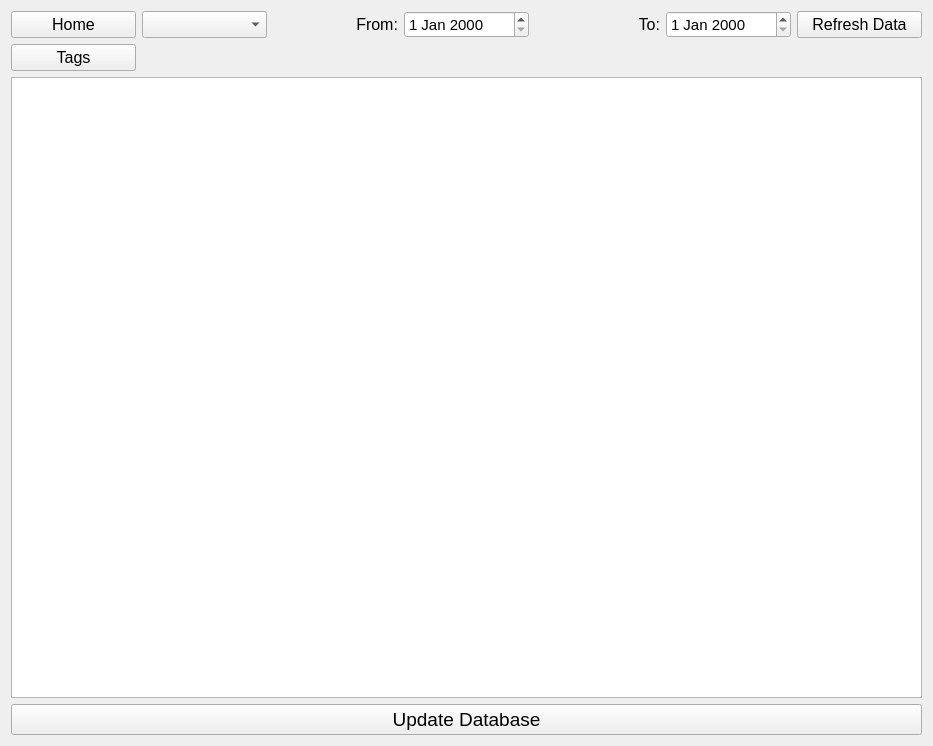
<?xml version="1.0" encoding="UTF-8"?>
<ui version="4.0">
 <class>Form</class>
 <widget class="QWidget" name="Form">
  <property name="geometry">
   <rect>
    <x>0</x>
    <y>0</y>
    <width>933</width>
    <height>746</height>
   </rect>
  </property>
  <property name="windowTitle">
   <string>Form</string>
  </property>
  <layout class="QHBoxLayout" name="horizontalLayout">
   <item>
    <layout class="QGridLayout" name="gridLayout">
     <item row="0" column="4">
      <widget class="QLabel" name="label_To">
       <property name="font">
        <font>
         <family>Arial</family>
         <pointsize>12</pointsize>
        </font>
       </property>
       <property name="text">
        <string>To:</string>
       </property>
       <property name="alignment">
        <set>Qt::AlignRight|Qt::AlignTrailing|Qt::AlignVCenter</set>
       </property>
      </widget>
     </item>
     <item row="3" column="0" colspan="7">
      <widget class="QPushButton" name="pushButton_UpdateDatabase">
       <property name="font">
        <font>
         <family>Arial</family>
         <pointsize>14</pointsize>
        </font>
       </property>
       <property name="text">
        <string>Update Database</string>
       </property>
      </widget>
     </item>
     <item row="0" column="5">
      <widget class="QDateEdit" name="dateEdit_To">
       <property name="font">
        <font>
         <family>Arial</family>
         <pointsize>11</pointsize>
        </font>
       </property>
      </widget>
     </item>
     <item row="0" column="3">
      <widget class="QDateEdit" name="dateEdit_From">
       <property name="font">
        <font>
         <family>Arial</family>
         <pointsize>11</pointsize>
        </font>
       </property>
      </widget>
     </item>
     <item row="2" column="0" colspan="7">
      <widget class="QTableWidget" name="tableWidget_Expenses">
       <property name="font">
        <font>
         <family>Arial</family>
        </font>
       </property>
      </widget>
     </item>
     <item row="0" column="6">
      <widget class="QPushButton" name="pushButton_RefreshData">
       <property name="font">
        <font>
         <family>Arial</family>
         <pointsize>12</pointsize>
        </font>
       </property>
       <property name="text">
        <string>Refresh Data</string>
       </property>
      </widget>
     </item>
     <item row="0" column="1">
      <widget class="QComboBox" name="comboBox_Filter">
       <property name="font">
        <font>
         <family>Arial</family>
         <pointsize>12</pointsize>
        </font>
       </property>
      </widget>
     </item>
     <item row="0" column="0">
      <widget class="QPushButton" name="pushButton_Home">
       <property name="font">
        <font>
         <family>Arial</family>
         <pointsize>12</pointsize>
        </font>
       </property>
       <property name="text">
        <string>Home</string>
       </property>
      </widget>
     </item>
     <item row="0" column="2">
      <widget class="QLabel" name="label_From">
       <property name="font">
        <font>
         <family>Arial</family>
         <pointsize>12</pointsize>
        </font>
       </property>
       <property name="text">
        <string>From:</string>
       </property>
       <property name="alignment">
        <set>Qt::AlignRight|Qt::AlignTrailing|Qt::AlignVCenter</set>
       </property>
      </widget>
     </item>
     <item row="1" column="0">
      <widget class="QPushButton" name="pushButton_Tags_Shortcut">
       <property name="font">
        <font>
         <family>Arial</family>
         <pointsize>12</pointsize>
        </font>
       </property>
       <property name="text">
        <string>Tags</string>
       </property>
      </widget>
     </item>
    </layout>
   </item>
  </layout>
 </widget>
 <resources/>
 <connections/>
</ui>
